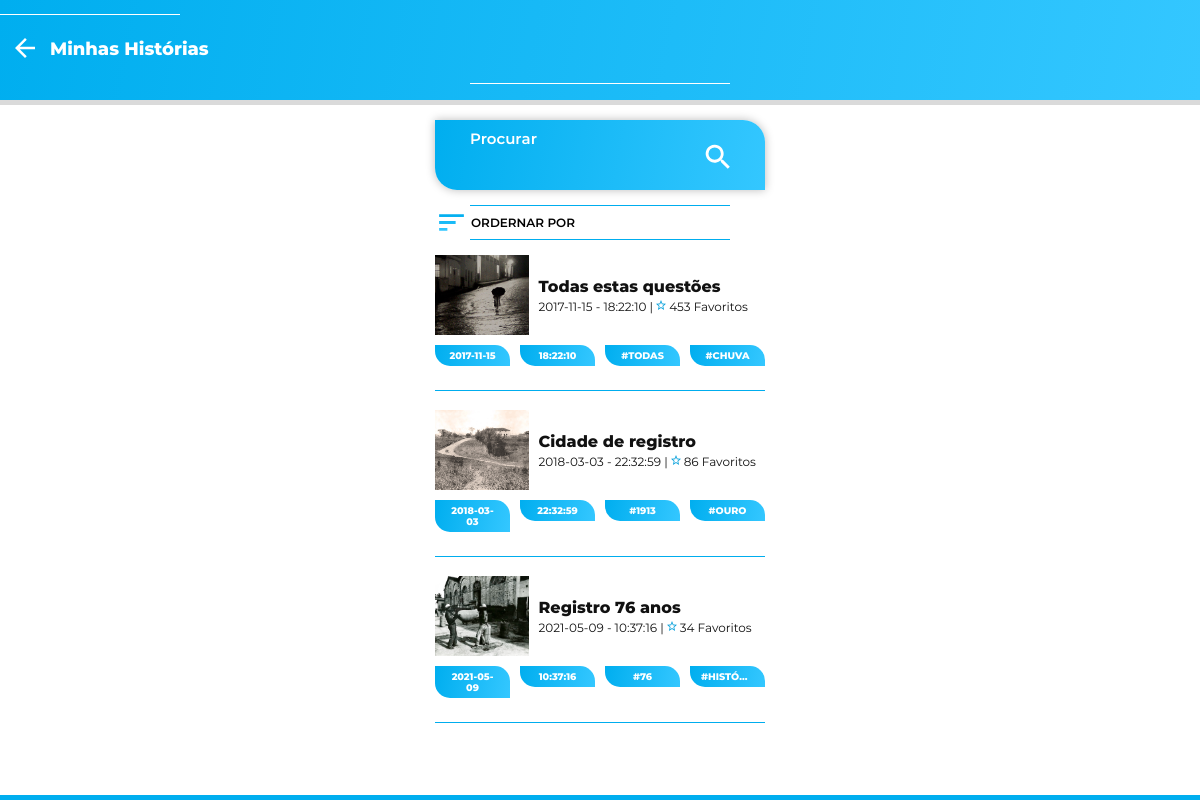
Page /minhashistorias.php?id=4 on the committed database.
### tables this page shows
CREATE TABLE IF NOT EXISTS `historia` (
  `idHistoria` int(11) NOT NULL AUTO_INCREMENT,
  `tituloHistoria` varchar(150) DEFAULT NULL,
  `localHistoria` varchar(100) DEFAULT NULL,
  `cidadeHistoria` varchar(100) DEFAULT NULL,
  `estadoHistoria` varchar(100) DEFAULT NULL,
  `dataHistoria` varchar(50) DEFAULT NULL,
  `horaHistoria` varchar(50) DEFAULT NULL,
  `tagUm` varchar(50) DEFAULT NULL,
  `tagDois` varchar(50) DEFAULT NULL,
  `textoHistoria` longtext DEFAULT NULL,
  `idUsuarioHistoria` int(11) DEFAULT NULL,
  `latH` varchar(100) DEFAULT NULL,
  `longH` varchar(100) DEFAULT NULL,
  `favoritos` int(11) DEFAULT NULL,
  `foto` varchar(200) DEFAULT NULL,
  PRIMARY KEY (`idHistoria`),
  KEY `idConta_FK` (`idUsuarioHistoria`),
  CONSTRAINT `idConta_FK` FOREIGN KEY (`idUsuarioHistoria`) REFERENCES `contausuario` (`idConta`)
);

### www/minhashistorias.php (the view, shortened to what this page needs)
<?php
include("php/conexao.php");
?>
<!DOCTYPE html>
<html>
<head>
    <link rel="stylesheet" type="text/css" href="css/index.css" />
</head>
<body>
<?php
        $usuario_id = $_GET["id"];
        $query = mysqli_query($con, "SELECT * FROM contaUsuario inner join historia on idConta = $usuario_id and idUsuarioHistoria = $usuario_id");
    ?>
    <section id="container">
        <div class="blue-header animate-apper">
            <div class="blue-header-top">
                <img src="img/components/line_top.svg" alt="Linha">
            </div>
            <div class="blue-header-center ">
                <a href="usuarioeu.php?id=<?php echo $usuario_id ?>"><img class="back-icon"
                        src="img/icons/arrow_back_white_24dp.svg" alt="Voltar"></a>
                    <b>Minhas Histórias</b>
            </div>
            <div class="blue-header-bottom">
                <img src="img/components/line_bot.svg" alt="Linha">
            </div>
        </div>
        <div class="bottom-block"></div>
        <div class="search-gradient">
            <div class="input-block-white">
                <label for="search"><span>Procurar</span></label>
                <input type="text" id="search" name="search">
            </div>
            <img class="id-icon" src="img/icons/search.svg" alt="Procurar">
        </div>
        <img src="img/components/blue_line_2.svg" alt="Linha Azul">
        <div class="order-by">
            <img src="img/icons/sort.svg" alt="Ordernar"><b>Ordernar por</b>
        </div>
        <img src="img/components/blue_line_2.svg" alt="Linha Azul">
    <div id="historic-list">
    <?php
        while ($exibe = mysqli_fetch_array($query)) {
	?>
        <div class="historic-session">
            <a class="my-stories-link" href="historiaeditar.php?id=<?php echo $exibe[0] ?>&Hid=<?php echo $exibe[5] ?>">
                <div class="historic-session-grid">
                    <div class="historic-session-img">
                        <img class="history-img-content" src="img/history/views/<?php echo $exibe[19] ?>" alt="Paisagem">
                    </div>
                    <div class="historic-session-desc">
                        <b><?php echo $exibe[6] ?></b>
                        <div class="historic-session-desc-sub">
                            <span><?php echo $exibe[10] ?> - <?php echo $exibe[11] ?> |</span><i> <img src="img/icons/star.svg" alt="Favoritos"> </i><span><?php echo $exibe[18] ?> Favoritos</span>
                        </div>
                    </div>
                </div>
            </a>
            <div class="tag-area-history">
                <div class="tag-gradient-history">
                    <span><?php echo $exibe[10] ?></span>
                </div>
                <div class="tag-gradient-history">
                    <span><?php echo $exibe[11] ?></span>
                </div>
                <div class="tag-gradient-history">
                    <span><?php echo $exibe[12] ?></span>
                </div>
                <div class="tag-gradient-history">
                    <span><?php echo $exibe[13] ?></span>
                </div>
            </div>
            <img src="img/components/blue-div-line.svg" alt="Divisória">
        </div>
        <?php
				}
			?>
    </div>
    <div class="blue-underline"></div>
    </section>
</body>
</html>

### www/css/index.css (style rules this page uses)
:root { --blue-gradient: linear-gradient(101deg, #00aeef, #34c7ff); --white-text: #fff; --blue-text: #00AEEF; --box-shadow: rgb(0 0 0 / 27%);; --box-shadow-2: rgb(220 220 220); --text-shadow: rgba(0, 0, 0, 0.16); }
* { padding: 0; margin: 0; -webkit-tap-highlight-color: rgba(0,0,0,0); scroll-behavior: smooth; }
body { -webkit-touch-callout: none; -webkit-text-size-adjust: none; font-family: Montserrat; }
.animate-apper { animation-name: apper; animation-duration: 1.5s; animation-fill-mode: backwards; }
#container { min-height: 100%; width: 100vw; display: flex; align-items: center; flex-direction: column; position: absolute; z-index: 999; }
.tag-gradient-history { display: flex; align-items: center; justify-content: center; width: 75px; height: fit-content; background-image: var(--blue-gradient); border-radius: 0px 15px 0px 15px; font-size: 1.125rem; color: var(--white-text); margin-bottom: 10px; margin-top: 10px; padding-top: 5px; padding-bottom: 5px; }
.tag-gradient-history span { text-align: center; width: 53px; overflow: hidden; text-overflow: ellipsis; margin-left: 5px; margin-right: 5px; font-weight: bold; font-size: 0.6rem; }
.tag-area-history { display: flex; justify-content: space-between; width: 330px; }
.blue-header { display: flex; flex-direction: column; width: 100vw; min-height: 100px; background-image: var(--blue-gradient); z-index: 99; }
.blue-header-top { display: flex; align-items: flex-end; width: 100vw; height: 15px; justify-content: left; }
.blue-header-center { display: flex; width: 100vw; height: max-content; align-items: center; color: var(--white-text); font-size: 1.125rem; font-weight: bold; padding-top: 5px; padding-bottom: 5px; }
.blue-header-bottom { display: flex; align-items: flex-start; width: 100vw; height: 15px; justify-content: center; }
.back-icon { margin: 10px; width: 30px; padding-top: 3px; }
.id-icon { position: absolute; margin: 10px; width: 30px; padding-top: 3px; margin-left: 245px; }
.input-block input, .input-block-white input { height: 25px; width: 208px; margin-top: 0.2rem; background: #fff; border: 0px; outline: 0; padding: 0 1.6rem; }
.input-block-white input { color: #fff; height: 25px; width: 208px; margin-top: 0.2rem; background: transparent; border: 0px; outline: 0; padding: 0 1.6rem; }
.input-block, .input-block-white { position: relative; display: flex; flex-direction: column; width: 260px; margin-top: 25 px; margin-bottom: 25px; color: rgb(112, 112, 112); }
.input-block-white { padding-top: 20px; color: #fff; font-weight: 600; }
.history-img-content { width: 100%; height: 100%; object-fit: cover; }
.bottom-block { width: 100%; height: 5px; background-color: #6C6C6C; opacity: 25%; }
.blue-underline { width: 100%; height: 5px; background-color: var(--blue-text); position: absolute; bottom: 0; left: 0; }
.search-gradient { position: relative; display: flex; flex-direction: column; align-items: center; justify-content: center; width: 330px; height: 70px; box-shadow: 0 0px 10px 0 var(--box-shadow); background-image: var(--blue-gradient); border-radius: 0px 22px 0px 22px; font-size: 0.937rem; color: var(--white-text); margin-top: 15px; margin-bottom: 15px; }
.order-by { display: flex; align-items: center; justify-content: flex-start; width: 330px; height: fit-content; text-transform: uppercase; font-size: 12px; }
.order-by b { margin-left: 3px; font-weight: 600; }
.historic-session { margin-top: 15px; width: 330px; height: fit-content; }
.historic-session-img { width: 95px; height: 80px; background-color: #00aeef; }
.historic-session-desc { display: flex; flex-direction: column; margin-left: 10px; width: 230px; }
.historic-session-desc span { font-size: 0.75rem; overflow-wrap: break-word; }
.historic-session-desc b { overflow-wrap: break-word; }
.historic-session-desc-sub { display: flex; align-items: flex-end; justify-content: flex-start; }
.historic-session-desc-sub img { width: 10px; margin-left: 3px; margin-right: 3px; }
.historic-session-grid { display: flex; align-items: center; justify-content: flex-start; }
#historic-list { margin-bottom: 50px; }
html, body, #map { height: 100%; }
.my-stories-link { text-decoration: none; color: #111; }

### rows in the picture
historia: foto (picture), tituloHistoria "Todas estas questões", dataHistoria "2017-11-15", horaHistoria "18:22:10", favoritos "453", tagUm "#TODAS", tagDois "#CHUVA"
historia: foto (picture), tituloHistoria "Cidade de registro", dataHistoria "2018-03-03", horaHistoria "22:32:59", favoritos "86", tagUm "#1913", tagDois "#OURO"
historia: foto (picture), tituloHistoria "Registro 76 anos", dataHistoria "2021-05-09", horaHistoria "10:37:16", favoritos "34", tagUm "#76", tagDois "#HISTÓ…"
